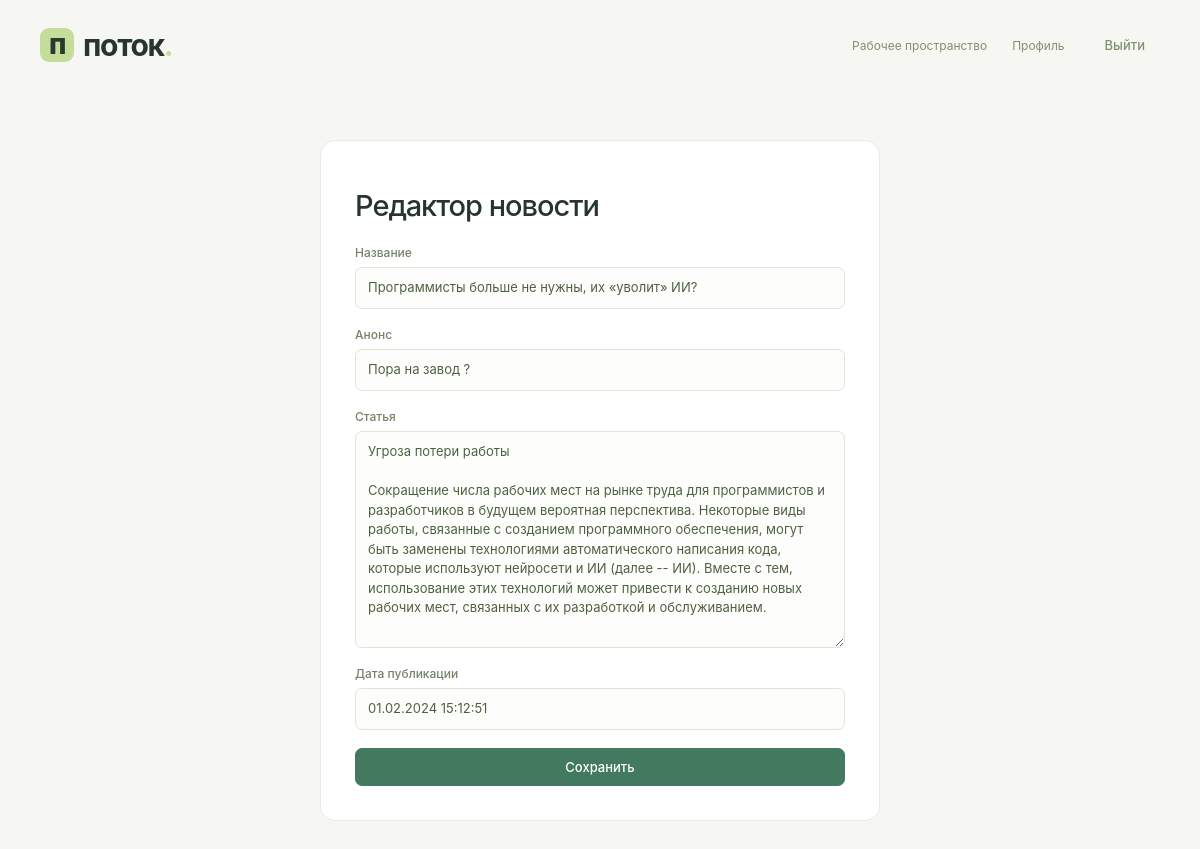
Page /news/1/update (signed in) on the committed database.
### news/models.py (models this page shows, shortened)
class Articles(models.Model):
    title = models.CharField('Название', max_length=50)
    anons = models.CharField('Анонс', max_length=250)
    full_text = models.TextField('Статья')
    date = models.DateTimeField('Дата публикации')
    class Meta:
        verbose_name = 'Новость'
        verbose_name_plural = 'Новости'

### news/views.py (the view)
# urls.py: path('<int:pk>/update', views.NewsUpdateView.as_view(), name="news-update"),
class NewsUpdateView(LoginRequiredMixin, PermissionRequiredMixin, UpdateView):
    permission_required = 'news.change_articles'
    model = Articles
    template_name = 'news/create.html'
    form_class = ArticlesForm

### news/forms.py
class ArticlesForm(ModelForm):
    class Meta:
        model = Articles
        fields = ['title', 'anons', 'full_text', 'date']
        widgets = {
            "title": TextInput(attrs={
                'class': 'form-control',
                'placeholder': 'Название статьи',
            }),
            "anons": TextInput(attrs={
                'class': 'form-control',
                'placeholder': 'Анонс статьи',
            }),
            "date": DateTimeInput(attrs={
                'class': 'form-control',
                'placeholder': 'Дата публикации',
            }),
            "full_text": Textarea(attrs={
                'class': 'form-control',
                'placeholder': 'Текст статьи'
            }),
        }

### news/templates/news/create.html (shortened to what this page needs)
{% extends 'main/layout.html' %}
{% block content %}<section class="form-page"><h1>Редактор новости</h1><form method="post" class="stack-form">{% csrf_token %}{{ form.non_field_errors }}{% for field in form %}<div class="field"><label for="{{ field.id_for_label }}">{{ field.label }}</label>{{ field }}{{ field.errors }}</div>{% endfor %}<button class="button primary">Сохранить</button></form></section>{% endblock %}

### main/static/main/css/main.css (style rules this page uses)
:root { --ink:#27352f; --muted:#87908b; --accent:#43795f; --accent-light:#e8f1e9; --line:#e8ebe6; --paper:#fff; --canvas:#f6f7f3; --sidebar:#222f2b; --radius:12px; --shadow:0 2px 4px #24382a04,0 8px 28px #24382a06; font-family:Inter,"Segoe UI",Arial,sans-serif; color:var(--ink); font-size:14px; }
* { box-sizing:border-box; }
body { margin:0; background:var(--canvas); }
button,input,textarea,select { font:inherit; }
button,a,input,select,textarea { -webkit-tap-highlight-color:transparent; }
button { cursor:pointer; }
button { color:inherit; }
button,select { touch-action:manipulation; }
h1,h2,h3,p { margin-top:0; }
h1,h2,h3 { letter-spacing:-.035em; }
input,select,textarea { max-width:100%; }
textarea { resize:vertical; min-height:100px; }
::placeholder { color:#9aa19c; }
.button { display:inline-flex; align-items:center; justify-content:center; gap:8px; border:1px solid #dde2da; background:white; border-radius:7px; padding:9px 14px; font-weight:500; font-size:13px; white-space:nowrap; line-height:1.4; transition:background .15s,box-shadow .15s; }
.button.primary { background:var(--accent); color:white; border-color:var(--accent); }
.stack-form { display:flex; flex-direction:column; gap:18px; }
.field { display:flex; flex-direction:column; gap:7px; min-width:0; }
.field>label { font-size:11px; color:#748267; font-weight:500; }
.field input:not([type=checkbox]),.field select,.field textarea { border:1px solid #dfe5d7; border-radius:7px; background:#fdfefb; padding:10px 12px; width:100%; color:#4f6042; line-height:1.5; font-size:12px; }
.field textarea { min-height:100px; }
.form-page { max-width:560px; padding:34px; background:white; border:1px solid var(--line); border-radius:15px; margin:20px auto; }
.form-page h1 { font-size:29px; font-weight:550; margin:13px 0 22px; }
.field>label { font-size:12px; }
.field input:not([type=checkbox]),.field select,.field textarea { font-size:13px; }
.form-page .field input { min-height:42px; }

### rows in the picture
Articles: form "Программисты больше не нужны, их «уволит» ИИ?" "Пора на завод ?" "Угроза потери работы Сокращение числа рабочих мест на рынке труда для программистов и разработчиков в будущем вероятная перспектива. Некоторые виды работы, связанные с созданием программного обеспечения, могут быть заменены технологиями автоматического написания кода, которые используют нейросети и ИИ (далее -- ИИ). Вместе с тем, использование этих технологий может привести к созданию новых рабочих мест, связанных с их разработкой и обслуживанием." "01.02.2024 15:12:51"

### other values in the picture
{{ field.label }} "Название" "Анонс" "Статья" "Дата публикации"
